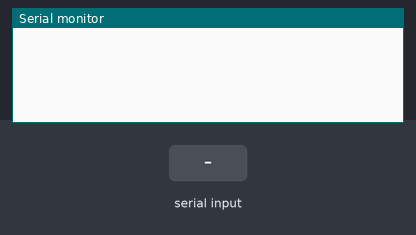
Bench run of a sketch on a simulated Arduino Uno, built with avr-gcc and run on an emulated ATmega328P. Shown: the last lines printed to the serial monitor. The inputs (shaded band) are chosen by the test bench.

Above: at 1.2 s.
1.3 s: "5\n" received over Serial
At 3.4 s:
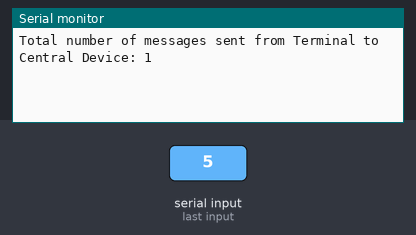
3.8 s: "90,45\n" received over the second serial link
At 5.3 s:
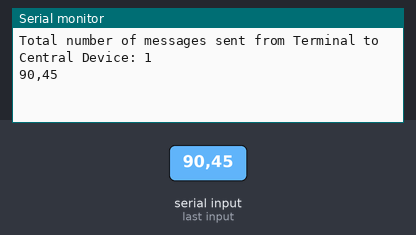
6.3 s: "5\n" received over the second serial link
At 8.4 s:
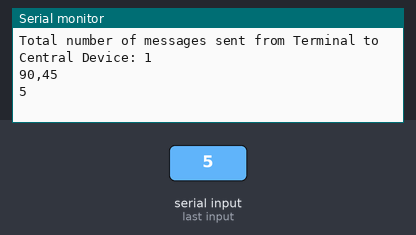

Measured:
- after the input at 1.3 s, the serial monitor: prints a new line after 1.0 s (image 1)
- after the input at 3.8 s, the serial monitor: prints a new line after 1.0 s (image 2)
- after the input at 6.3 s, the serial monitor: prints a new line after 1.0 s (image 3)

The sketch:

Final_Bluetooth_Master.ino
```cpp
#include <SoftwareSerial.h>
#define rx 10
#define tx 9
SoftwareSerial myBlue(rx, tx); // RX | TX
int terminal_counter = 0; // Counting how many messages are being sent from the terminal to central
void setup()
{
 Serial.begin(38400);
 myBlue.begin(38400);
 pinMode(tx, OUTPUT);
 pinMode(rx, INPUT);
}
void loop()
{
  if(Serial.available() > 0)
  {
     terminal_counter++;
     int state = Serial.readString().toInt();
     if (state == 5)
     {
        Serial.print("Total number of messages sent from Terminal to Central Device: ");
        Serial.println(terminal_counter);
     }
     myBlue.write(state);
  }

  if(myBlue.available() > 0)
  {
    while(myBlue.available())
    {
      Serial.println(myBlue.readString());
    }
  }
}
```
